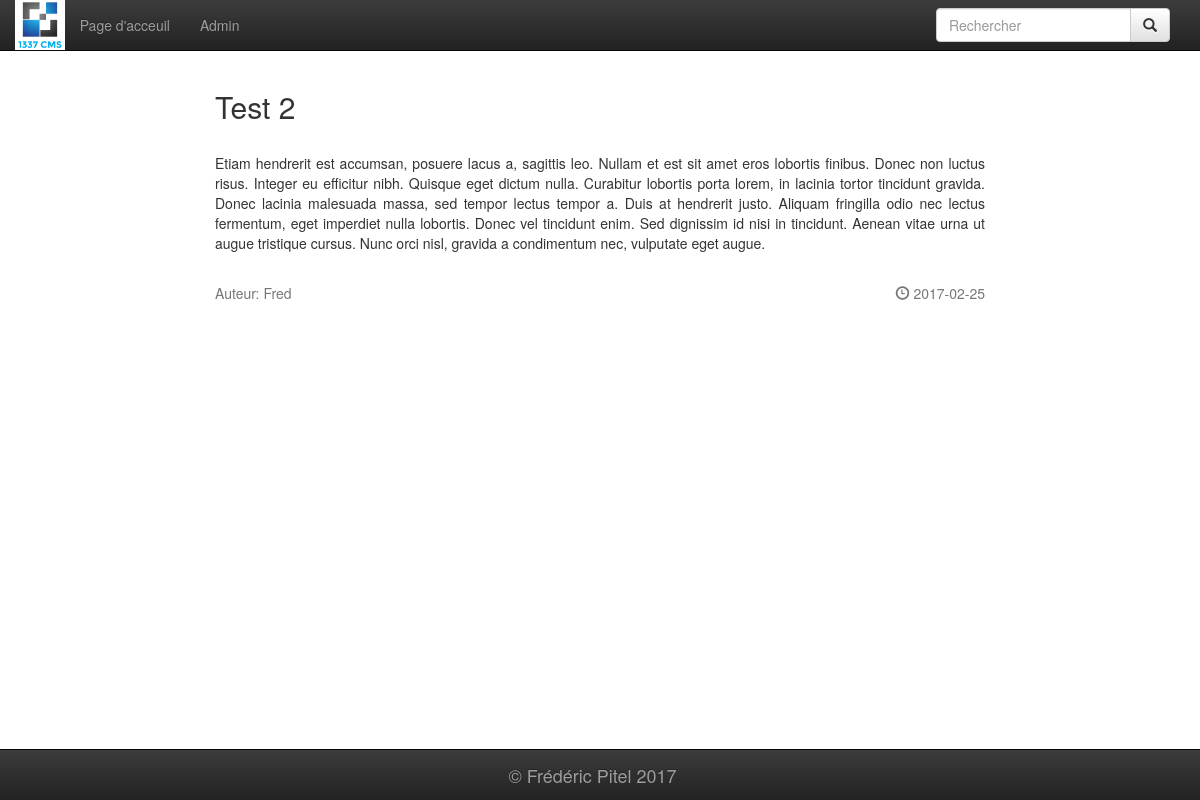
Screenshot of /article/Test 2 with the database file from the repository.
### tables this page shows
CREATE TABLE article (
  id integer primary key,
  titre varchar(100),
  identifiant varchar(50),
  auteur varchar(100),
  date_publication text,
  paragraphe varchar(500)
);

### index.py (the view)
@app.route('/article/<identifiant>')
def page_article(identifiant):
    try:
        article = get_db().get_article(urllib.quote(identifiant))
        return render_template('article.html',
                               article=article)
    except:
        abort(404)

### database.py (called while the page is built)
    def get_connection(self):
        if self.connection is None:
            self.connection = sqlite3.connect(PATH_TO_DB)
        return self.connection

    def disconnect(self):
        if self.connection is not None:
            self.connection.close()

    def get_article(self, identifiant):
        print identifiant
        cursor = self.get_connection().cursor()
        cursor.execute("SELECT * FROM article "
                       "WHERE identifiant ='{}';".format(identifiant))
        return Article(cursor.fetchone())

### index.py (called while the page is built)
def get_db():
    db = getattr(g, '_database', None)
    if db is None:
        g._database = Database()
    return g._database

@app.teardown_appcontext
def close_connection(exception):
    db = getattr(g, '_database', None)
    if db is not None:
        db.disconnect()

### templates/article.html
{% extends "wrapper.html" %}
{% block content %}
    <h2>{{ article.titre }}</h2><br/>
    <p style="text-align:justify;">{{ article.paragraphe }}</p><br/>
    <div class="row text-muted">
        <div class="col-md-6">Auteur: {{ article.auteur }}</div>
        <div class="col-md-6 text-right"><span class="glyphicon glyphicon-time"></span> {{ article.date }}</div>
    </div>
{% endblock %}

### rows the page displays
article: titre "Test 2", paragraphe "Etiam hendrerit est accumsan, posuere lacus a, sagittis leo. Nullam et est sit amet eros lobortis finibus. Donec non luctus risus. Integer eu efficitur nibh. Quisque eget dictum nulla. Curabitur lobortis porta lorem, in lacinia tortor tincidunt gravida. Donec lacinia malesuada massa, sed tempor lectus tempor a. Duis at hendrerit justo. Aliquam fringilla odio nec lectus fermentum, eget imperdiet nulla lobortis. Donec vel tincidunt enim. Sed dignissim id nisi in tincidunt. Aenean vitae urna ut augue tristique cursus. Nunc orci nisl, gravida a condimentum nec, vulputate eget augue.", auteur "Fred", date "2017-02-25"
